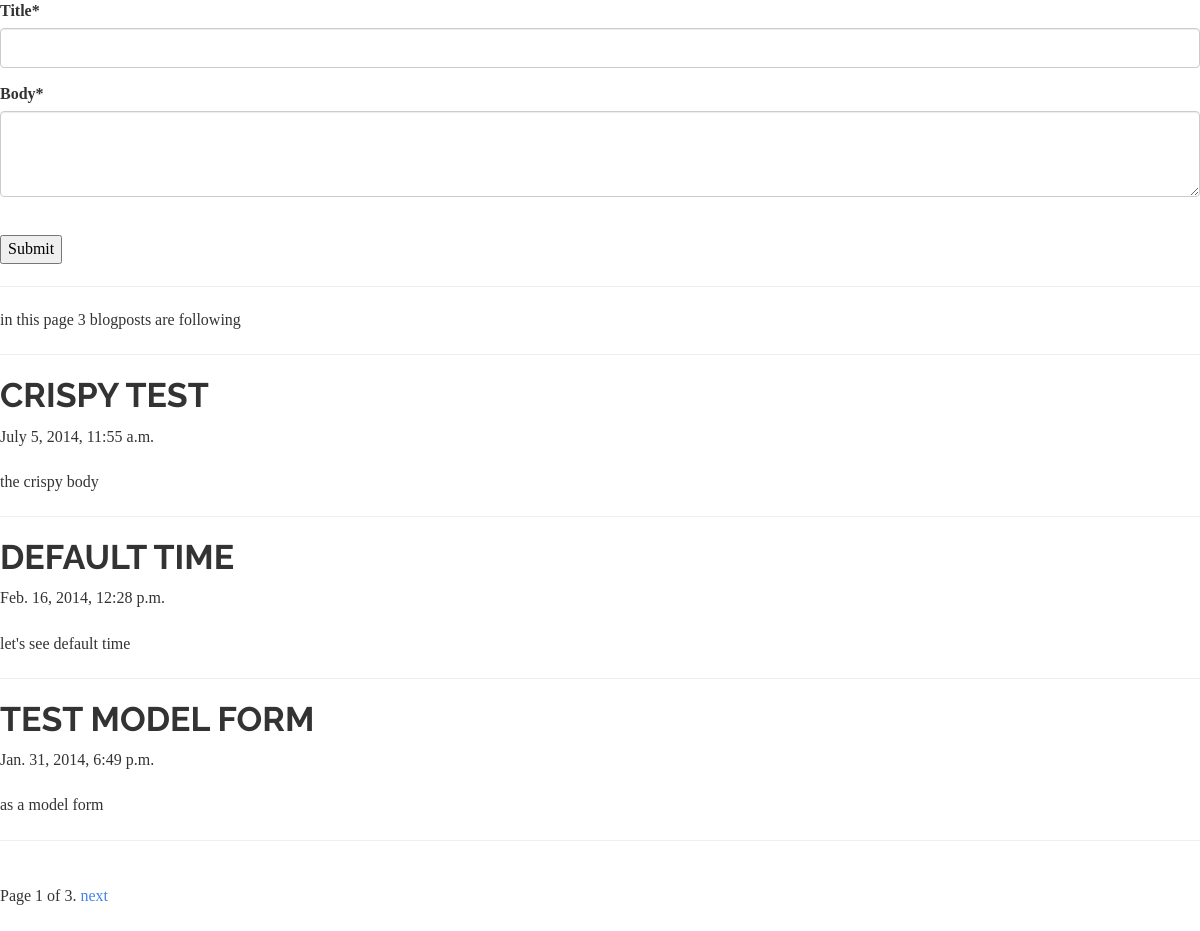
Screenshot of /blog/ with the database file from the repository.
### blog/models.py (models this page shows)
class BlogPost(models.Model):
    title = models.CharField(max_length=150)
    body = models.TextField()
    timestamp = models.DateTimeField(default=datetime.now())  # default is creation time
    class Meta:
        ordering = ('-timestamp',)

### blog/views.py (the view)
def archive(request):
    posts_list = BlogPost.objects.all()
    paginator = Paginator(posts_list, 3)  # Show 3 blogposts per page
    page = request.GET.get('page')
    try:
        posts = paginator.page(page)
    except PageNotAnInteger:
        posts = paginator.page(1)
    except EmptyPage:
        posts = paginator.page(paginator.num_pages)
    return render(request, 'archive.html', {'posts': posts, 'form': BlogPostForm()})

### blog/models.py
class BlogPostForm(forms.ModelForm):
    class Meta:
        model = BlogPost
        widgets = {
            'body': forms.Textarea(attrs={'cols': 50, 'rows': 3}),
        }
        exclude = ('timestamp',)  # remove this field from the form

### blog/templates/archive.html (shortened to what this page needs)
{% load crispy_forms_tags %}
<html>
    {% load staticfiles %}
    <link rel="stylesheet" href="{% static 'bootstrap/css/bootstrap.min.css' %}">
<body>
    <form action="/blog/create/" method="post">{% csrf_token %}
        <table>{% crispy form %}</table><br>
        <input type=submit>
    </form>
    <hr>
    <p>in this page {{ posts.object_list.count }} blogposts are following</p>
    <hr>
    {% if posts %}
        {% for post in posts %}
            <h2>{{ post.title }}</h2>
            <p>{{ post.timestamp }}</p>
            <p>{{ post.body }}</p>
        <hr>
        {% endfor %}
        <div class="pagination">
            <span class="step-links">
                <span class="current">
                    Page {{ posts.number }} of {{ posts.paginator.num_pages }}.
                </span>
                {% if posts.has_next %}
                    <a href="?page={{ posts.next_page_number }}">next</a>
                {% endif %}
            </span>
        </div>
    {% else %}
        <p>No posts here!!!</p>
    {% endif %}
</body>
</html>

### rows the page displays
BlogPost: title "CRISPY TEST", timestamp "July 5, 2014, 11:55 a.m.", body "the crispy body"
BlogPost: title "DEFAULT TIME", timestamp "Feb. 16, 2014, 12:28 p.m.", body "let's see default time"
BlogPost: title "TEST MODEL FORM", timestamp "Jan. 31, 2014, 6:49 p.m.", body "as a model form"

### other values shown
{{ posts.object_list.count }} "3"
{{ posts.number }} "1"
{{ posts.paginator.num_pages }} "3"
